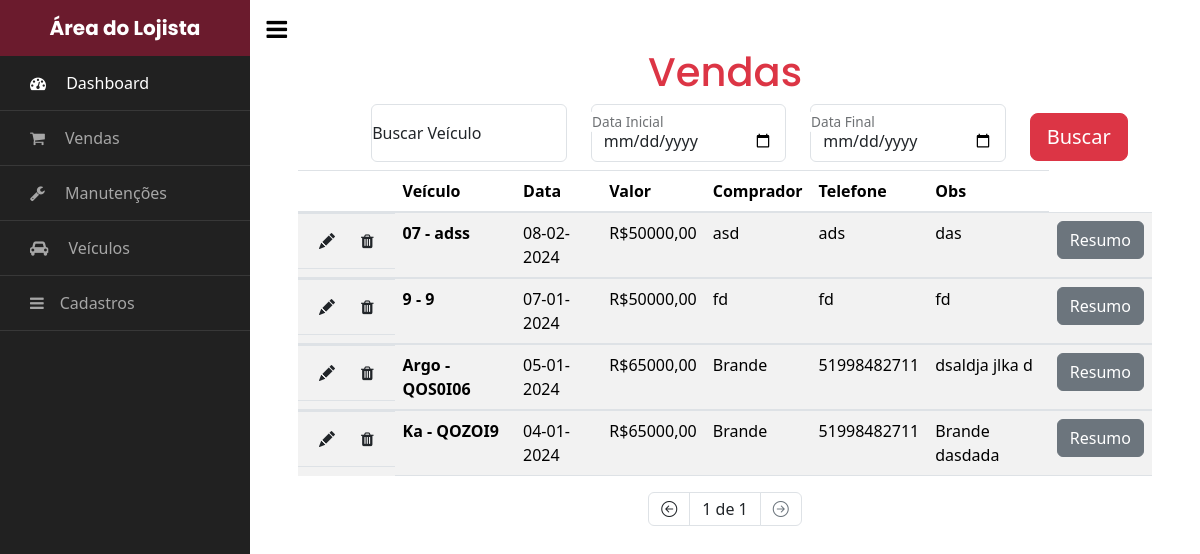
Page /area_do_lojista/vendas/ (signed in) on the earlier database version.
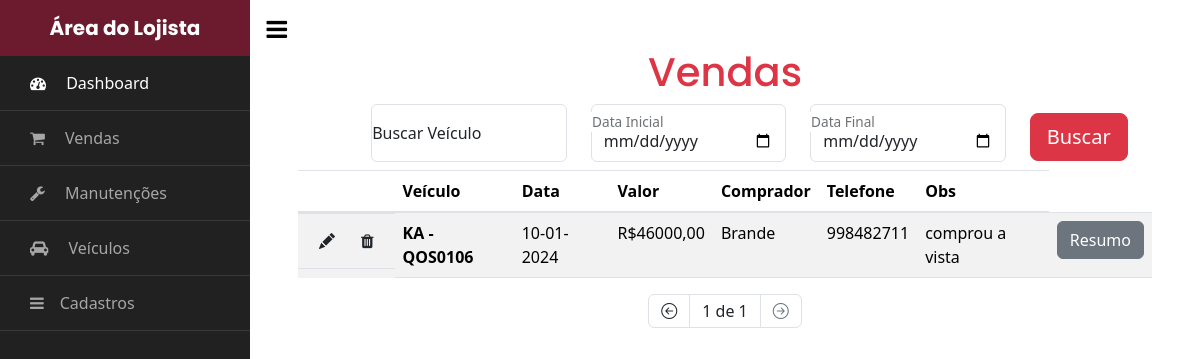
Same page on the later database version.
### gestao/models.py (models this page shows, shortened)
class Venda(models.Model):
    id = models.AutoField(primary_key=True)
    veiculo = models.OneToOneField('veiculos.Veiculo', on_delete=models.PROTECT, related_name='venda_veiculo')
    valor_venda = models.DecimalField(max_digits=10, decimal_places=2, blank=True, null=True)
    data_venda = models.DateField()
    comprador = models.CharField(max_length=50, blank=True, null=True)
    contato = models.CharField(max_length=50, blank=True, null=True)
    observacoes = models.TextField(blank=True, null=True)

### veiculos/models.py (models this page shows)
class Veiculo(models.Model):
    id = models.AutoField(primary_key=True)
    marca = models.ForeignKey(Marca, on_delete=models.PROTECT, related_name='marca')
    modelo = models.CharField(max_length=50)
    ano = models.IntegerField(blank=True, null=True)
    placa = models.CharField(max_length=8, blank=True, null=True, unique=True)
    cor = models.CharField(max_length=50, blank=True, null=True)
    acessorios = models.ManyToManyField(Acessorio, related_name='acessorios')
    data_insercao = models.DateTimeField(auto_now_add=True)
    km = models.IntegerField(blank=True, null=True)
    vendido = models.BooleanField(default=False)
    valor = models.DecimalField(max_digits=10, decimal_places=2, blank=True, null=True)
    foto_capa = models.ImageField(upload_to='media/', blank=True, null=True)
    valor_compra = models.DecimalField(max_digits=10, decimal_places=2, blank=True, null=True)
    CAMBIO_CHOICES = [
        ('Automático', 'Automático'),
        ('Manual', 'Manual'),
    ]
    cambio = models.CharField(
        max_length=20,
        choices=CAMBIO_CHOICES,
        default='Manual',  # Pode definir o valor padrão se desejar
    )
    DIRECAO_CHOICES = [
        ('Hidráulica', 'Hidráulica'),
        ('Elétrica', 'Elétrica'),
        ('Mecânica', 'Mecânica'),
    ]
    direcao = models.CharField(
        max_length=20,
        choices=DIRECAO_CHOICES,
        default='Hidráulica',
    )
    def __str__(self):
        return self.modelo + ' - ' + self.placa

### gestao/views.py (the view)
# urls.py: path('vendas/', Lista_Vendas.as_view(), name='lista_vendas'),
@method_decorator(login_required(login_url='login'), name='dispatch')
class Lista_Vendas(ListView):
    model = Venda
    template_name = 'lista_vendas.html'
    context_object_name = 'vendas'
    paginate_by = 15
    def get_queryset(self):
        venda = super(Lista_Vendas, self).get_queryset()
        search = self.request.GET.get('search')
        start_date = self.request.GET.get('start_date')
        end_date = self.request.GET.get('end_date')
        if search and start_date and end_date:
            venda = venda.filter(veiculo__modelo__icontains=search, data_venda__range=[start_date, end_date]).order_by('-data_venda')
        elif search and start_date:
            venda = venda.filter(veiculo__modelo__icontains=search, data_venda__gte=start_date).order_by('-data_venda')
        elif search and end_date:
            venda = venda.filter(veiculo__modelo__icontains=search, data_venda__lte=end_date).order_by('-data_venda')
        elif start_date and end_date:
            venda = venda.filter(data_venda__range=[start_date, end_date]).order_by('-data_venda')
        elif search:
            venda = venda.filter(veiculo__modelo__icontains=search).order_by('-data_venda')
        elif start_date:
            venda = venda.filter(data_venda__gte=start_date).order_by('-data_venda')
        elif end_date:
            venda = venda.filter(data_venda__lte=end_date).order_by('-data_venda')
        else:
            venda = venda.order_by('-data_venda')
        return venda

### gestao/templates/lista_vendas.html (shortened to what the changed rows need)
{% extends 'base_lojista.html' %}
{% block content %}
<h1 class="text-center text-danger">Vendas</h1>
    <table class="table table-striped table-responsive-md">
        <thead>
            <tr>
                <th s></th>
                <th>Veículo</th>
                <th>Data</th>
                <th>Valor</th>
                <th>Comprador</th>
                <th>Telefone</th>
                <th>Obs</th>
            </tr>
        </thead>
        <tbody>
            {% for venda in vendas %}
                <tr>
                  <td class="d-flex flex-nowrap">
                    <a href="{% url 'editar_venda' venda.id %}"><button class="btn" type="button"><i class="bi bi-pencil-fill"></i></button></a>
                    <button class="btn" type="button" data-bs-toggle="modal" data-bs-target="#deleteModal{{venda.id}}"> <i class="fa fa-trash link-offset-3-hover"></i></button>
                  </td>
                    <th scope="row">{{ venda.veiculo }}</th>
                    <td>{{ venda.data_venda|date:"d-m-Y" }}</td>
                    <td>R${{ venda.valor_venda }}</td>
                    <td>{{ venda.comprador }}</td>
                    <td>{{ venda.contato }}</td>
                    <td>{{ venda.observacoes }}</td>
                    <td>
                        <a href="{% url 'resumo_venda' venda.id %}" class="btn btn-secondary">Resumo</a>
                    </td>
                </tr>
  </div>
      {% endfor %}
{% endblock %}

Differences in the rows shown:
removed Venda: veiculo "07 - adss", data_venda "08-02-2024", valor_venda "50000,00", comprador "asd", contato "ads", observacoes "das"
removed Venda: veiculo "9 - 9", data_venda "07-01-2024", valor_venda "50000,00", comprador "fd", contato "fd", observacoes "fd"
removed Venda: veiculo "Argo - QOS0I06", data_venda "05-01-2024", valor_venda "65000,00", comprador "Brande", contato "51998482711", observacoes "dsaldja jlka d"
removed Venda: veiculo "Ka - QOZOI9", data_venda "04-01-2024", valor_venda "65000,00", comprador "Brande", contato "51998482711", observacoes "Brande dasdada"
added Venda: veiculo "KA - QOS0106", data_venda "10-01-2024", valor_venda "46000,00", comprador "Brande", contato "998482711", observacoes "comprou a vista"
